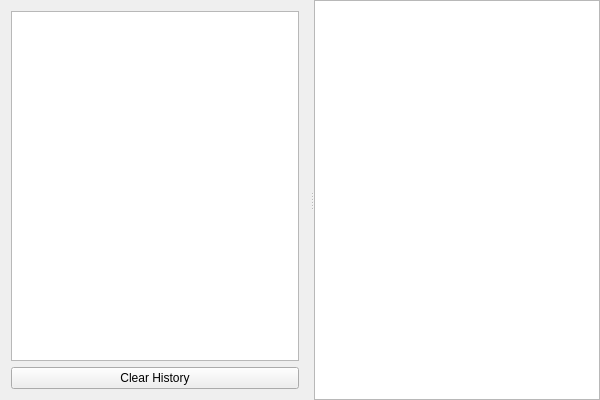
<?xml version="1.0" encoding="UTF-8"?>
<ui version="4.0">
 <class>ClipboardHistoryClass</class>
 <widget class="QWidget" name="ClipboardHistoryClass">
  <property name="geometry">
   <rect>
    <x>0</x>
    <y>0</y>
    <width>600</width>
    <height>400</height>
   </rect>
  </property>
  <property name="windowTitle">
   <string>ClipboardHistory</string>
  </property>
  <layout class="QVBoxLayout" name="verticalLayout_2">
   <property name="leftMargin">
    <number>0</number>
   </property>
   <property name="topMargin">
    <number>0</number>
   </property>
   <property name="rightMargin">
    <number>0</number>
   </property>
   <property name="bottomMargin">
    <number>0</number>
   </property>
   <item>
    <widget class="QSplitter" name="splitter">
     <property name="orientation">
      <enum>Qt::Orientation::Horizontal</enum>
     </property>
     <widget class="QWidget" name="verticalLayoutWidget">
      <layout class="QVBoxLayout" name="verticalLayout">
       <item>
        <widget class="QListWidget" name="ClipboardList"/>
       </item>
       <item>
        <layout class="QHBoxLayout" name="horizontalLayout">
         <item>
          <widget class="QPushButton" name="ClearButton">
           <property name="text">
            <string>Clear History</string>
           </property>
          </widget>
         </item>
        </layout>
       </item>
      </layout>
     </widget>
     <widget class="QTextEdit" name="Preview">
      <property name="font">
       <font>
        <family>Courier</family>
       </font>
      </property>
      <property name="horizontalScrollBarPolicy">
       <enum>Qt::ScrollBarPolicy::ScrollBarAsNeeded</enum>
      </property>
      <property name="textInteractionFlags">
       <set>Qt::TextInteractionFlag::TextSelectableByKeyboard|Qt::TextInteractionFlag::TextSelectableByMouse</set>
      </property>
     </widget>
    </widget>
   </item>
  </layout>
 </widget>
 <layoutdefault spacing="6" margin="11"/>
 <resources/>
 <connections/>
</ui>
